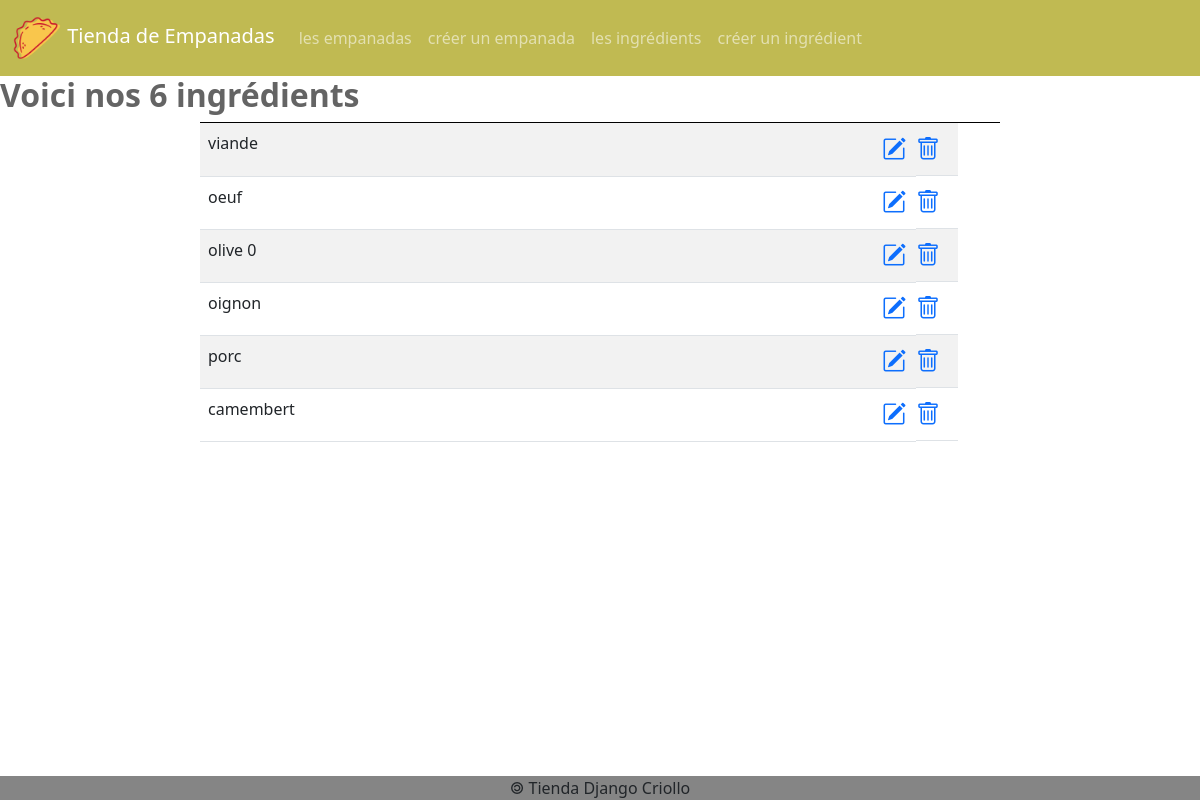
Before: /ingredients/ with the older database file.
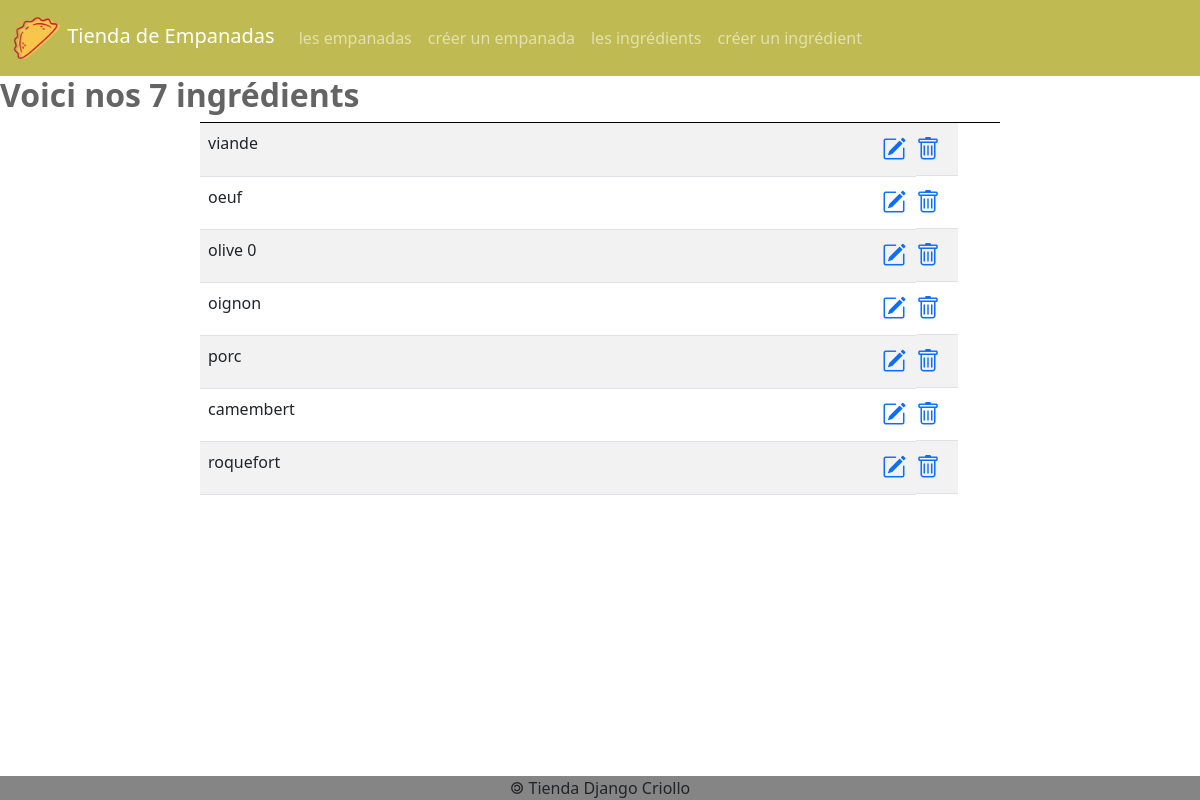
After: the same page with the newer database file.
### empanadas/models.py (models this page shows)
class Ingredient(models.Model):
    idIngredient = models.AutoField(primary_key=True)
    nomIngredient = models.CharField(max_length=50)
    def __str__(self) :
        return self.nomIngredient

### empanadas/views.py (the view)
# urls.py: path('ingredients/', views.ingredients, name='liste_ingredients'),
def ingredients(request):
    lesIngredients = Ingredient.objects.all()
    return render(
        request,
        'empanadas/ingredients.html',
        {'ingredients' : lesIngredients}
    )

### empanadas/templates/empanadas/ingredients.html (shortened to what this page needs)
{% extends 'empanadas/base.html' %}
{% block main %}
<h2>Voici nos {{ ingredients|length }} ingrédients</h2>
<table class="table table-striped">
    <tbody>
        {% for ing in ingredients %}
        <tr>
            <td>{{ ing }}</td>
            <td></td>
            <td>
                <a href="/ingredients/{{ ing.idIngredient }}/update"
                    ><i class="bi bi-pencil-square"></i
                ></a>
                <a href="/ingredients/{{ ing.idIngredient }}/delete"
                    ><i class="bi bi-trash"></i
                ></a>
            </td>
        </tr>
        {% endfor %}
    </tbody>
</table>
{% endblock %}

Changed rows visible on the page:
added Ingredient: nomIngredient "roquefort"
Other visible differences:
{{ ingredients|length }}: "6" → "7"
